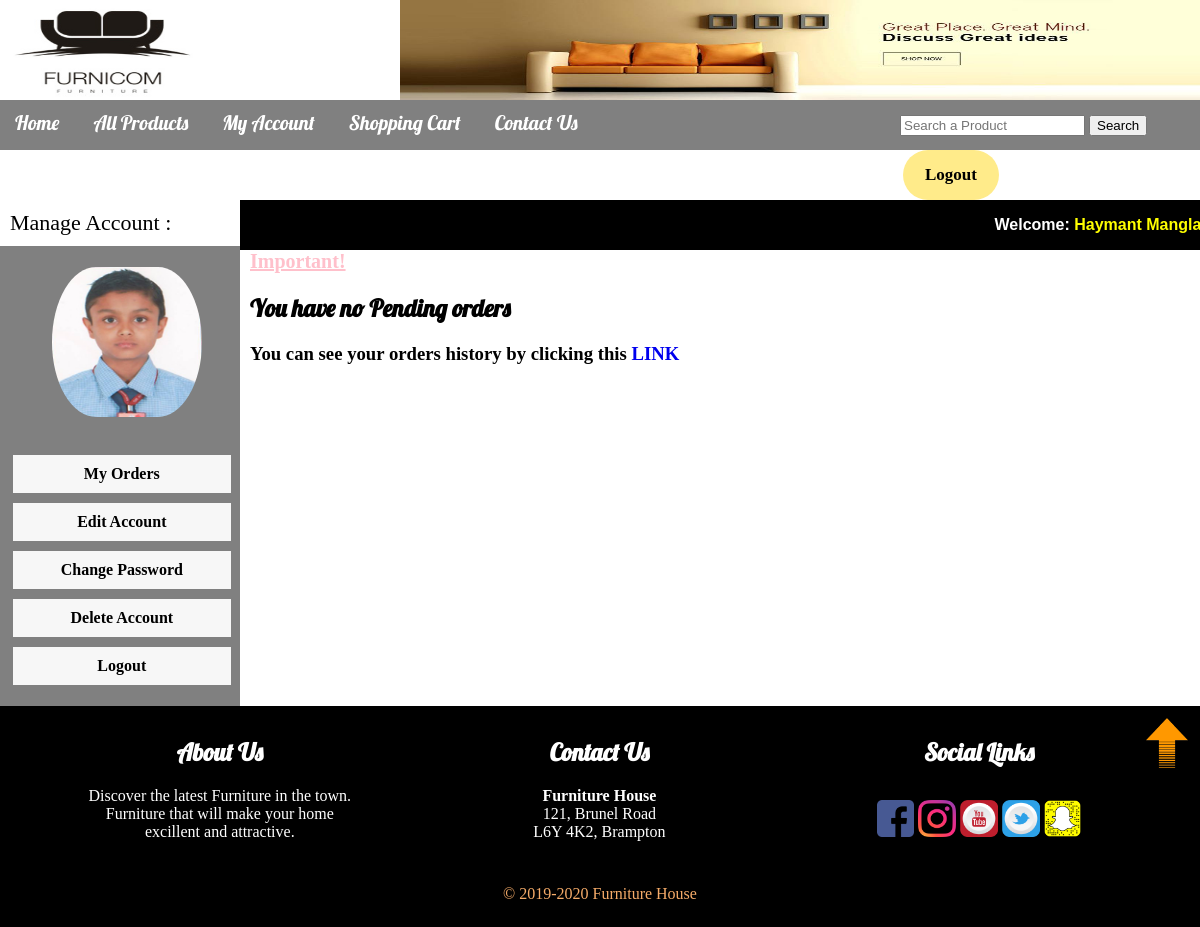
/customer/my_account.php (signed in), run on the app's committed database.
### tables this page shows
CREATE TABLE `customers` (
  `customer_id` int(10) NOT NULL,
  `customer_name` varchar(100) NOT NULL,
  `customer_email` varchar(100) NOT NULL,
  `customer_pass` varchar(100) NOT NULL,
  `customer_country` text NOT NULL,
  `customer_city` text NOT NULL,
  `customer_contact` text NOT NULL,
  `customer_address` text NOT NULL,
  `customer_image` text NOT NULL,
  `customer_ip` varchar(255) NOT NULL
);

### customer/my_account.php (the view, shortened to what this page needs)
<?php
include("includes/db.php");
include("functions/functions.php");
include("header.php");
$customer_name = "";
 ?>
    <div class="content_wrapper">
        <div id="left_sidebar">
            <div id="sidebar_title"> Manage Account : </div>
            <ul id="cats">
              <?php
                if(isset($_SESSION['customer_email'])){
                  $customer_session=$_SESSION['customer_email'];
                  $get_customer_pic="select * from customers where customer_email='$customer_session'";
                  $run_customer=mysqli_query($con,$get_customer_pic);
                  $row_customer=mysqli_fetch_array($run_customer);
                  $customer_pic=$row_customer['customer_image'];
                  $customer_name=$row_customer['customer_name'];
                  echo "<img src='customer_photos/$customer_pic' width='150' height='150' >";
                }
               ?>
              <li><a href="my_account.php?my_orders">My Orders</a></li>
              <li><a href="my_account.php?edit_account">Edit Account</a></li>
              <li><a href="my_account.php?change_pass">Change Password</a></li>
              <li><a href="my_account.php?delete_account">Delete Account</a></li>
              <li><a href="../logout.php">Logout</a></li>
            </ul>
        </div>
        <div id="right_content">
            <div id="headline">
                <div id="headline_content">
                      <?php
                      if(!isset($_SESSION['customer_email'])){
                        echo "<b>Welcome: Guest  </b>";
                          echo "<a href='../checkout.php' style='color:rgb(223, 165, 51);'> Login</a>";
                      }
                        else {
                          echo "<b>Welcome: "."</b>"."<b style='color:yellow;'>".$customer_name."</b>";
                        }
                       ?>
                </div>
            </div>
            <div>
            </div>
        </div>
    </div>
  <?php include("footer.php"); ?>

### css/furniture.css (style rules this page uses)
body { background: white; margin: 0px; padding: 0px; }
.content_wrapper { width: 100%; height: auto; background: #fff; float: left; }
#right_content { width: 80%; background: rgb(255, 255, 255); float: left; text-align: left; }
#left_sidebar { width: 20%; background: grey; float: left; }
#sidebar_title { background: #ffaa39; color: #fff; padding: 10px; font-size: 22px; font-family: "Palatino Linotype","Book Antique",Palastino,serif; float: left; width: 100%; margin-top: 0px; }
#cats { padding: 0px 0px; margin-top: 0px; width: 100%; float: left; }
#cats img { padding: 21px 52px; border-radius: 150px; }
#cats li { list-style:none;margin:8px; }
#cats li a { color: black; font-size: 16px; text-decoration: none; margin: 5px; background-color: #f7f7f7; width: 90%; float: left; padding: 10px 8px; font-weight:bold; }
#headline { background: black; color: white; height: 28px; width: 99%; padding: 11px; float: left; }
#headline_content { float: right; line-height: 27px; font-family: Poppins-Regular, sans-serif !important; }

### css/style.css (style rules this page uses)
#sidebar_title { background:white; color: black; padding:10px; font-size:22px; font-family:"Palatino Linotype","Book Antique",Palastino,serif; }

### css/login.css (style rules this page uses)
a:link { text-decoration: none; text-align: center; }

### data on the page
customers: customer_image (picture), customer_name "Haymant Mangla"
